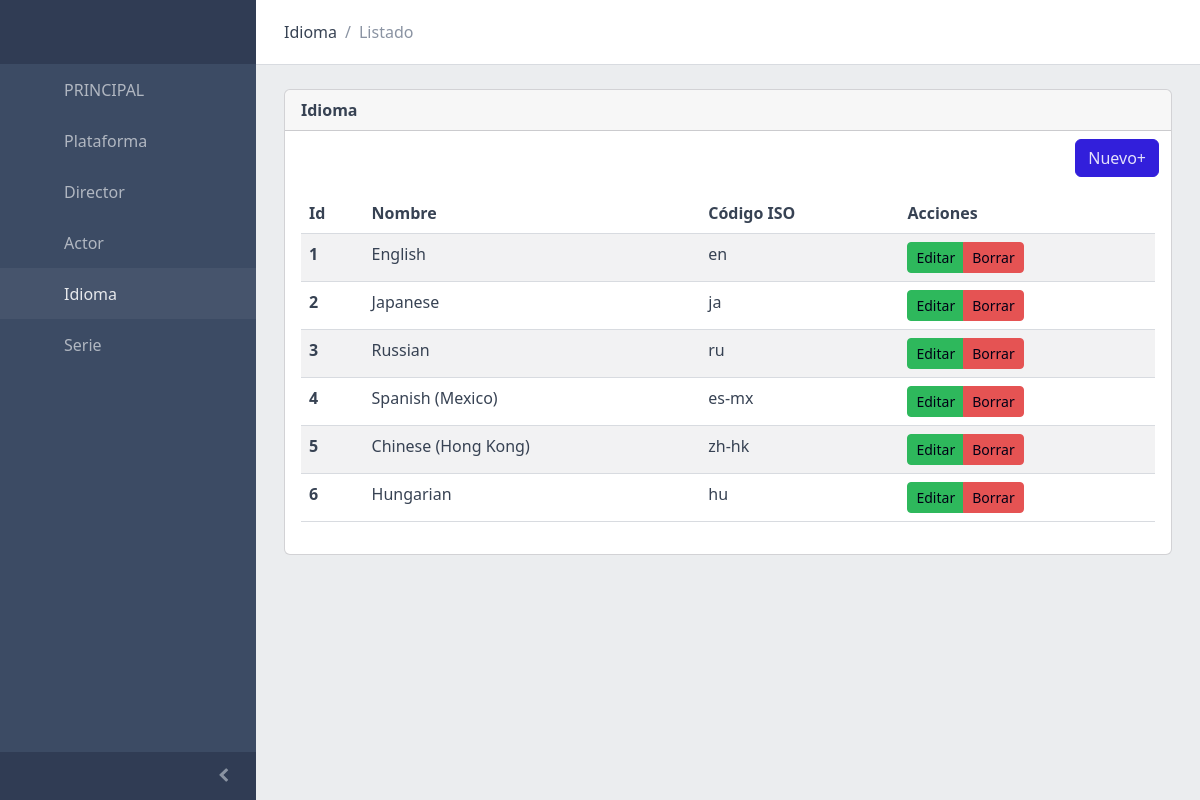
Before: /views/idioma/List.php with the older database file.
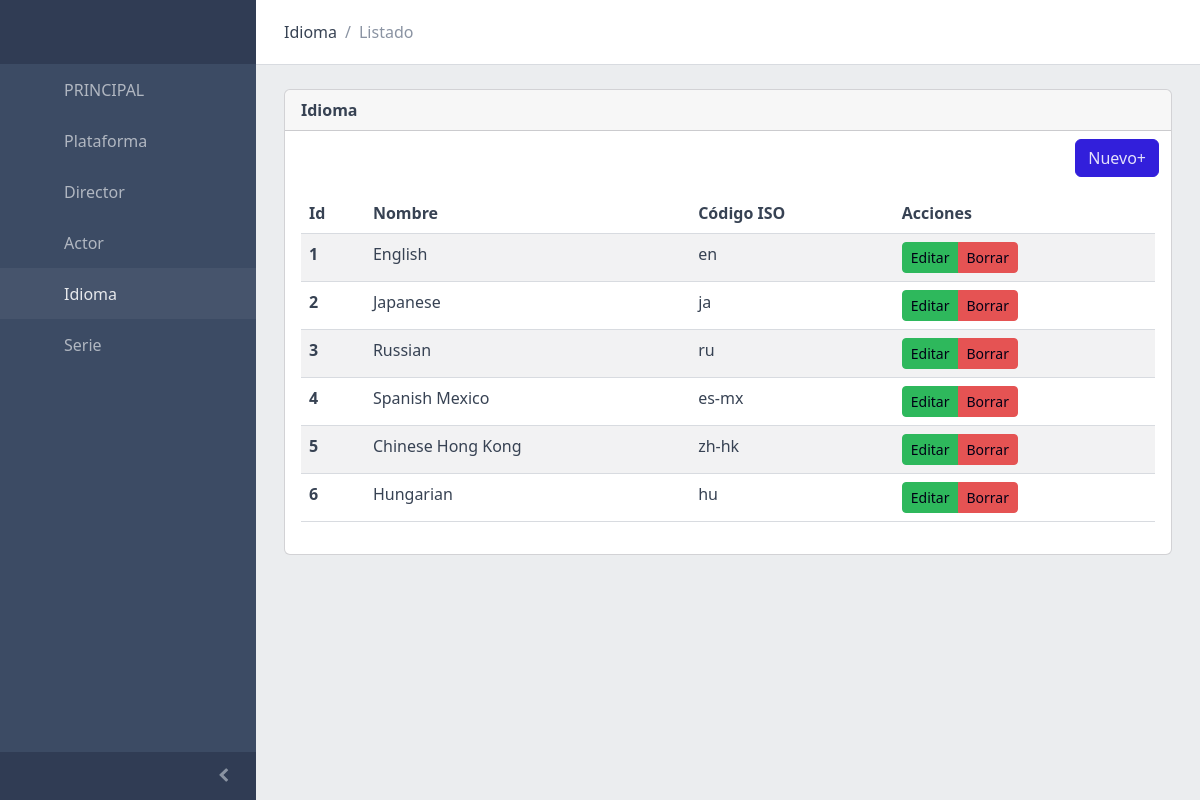
After: the same page with the newer database file.
### tables this page shows
create table language(
    id int auto_increment primary key,
    name varchar(50) not null unique,
    isocode varchar(10) not null unique
);

### models/Language.php (called while the page is built, shortened)
<?php
class Language {
    private $id;
    private $name;
    private $isocode;
    private $connectionDB;
    public function __construct($id=null, $name=null, $isocode=null)
    {
        if($id!=null)
            $this->id = $id;
        if($name!=null)
            $this->name = trim($name);
        if($isocode!=null)
            $this->isocode = trim($isocode);
        $this->connectionDB = new ConnectionDB();
    }
    public function getId()
    {
        return $this->id;
    }
    public function getName()
    {
        return $this->name;
    }
    public function getIsocode()
    {
        return $this->isocode;
    }
    public function getAll()
    {
        $mysqli = $this->connectionDB->initConnectionDb();
        $query = $mysqli->query("SELECT id, name, isocode FROM language order by id asc");
        $listData = [];
        foreach ($query as $item)
        {
            $itemObject = new Language($item['id'],$item['name'],$item['isocode']);
            array_push($listData,$itemObject);
        }
        return $listData;
    }
}
?>

### controllers/LanguageController.php (called while the page is built, shortened)
<?php
require_once(__DIR__.'../../models/Language.php');
    function listLanguage(){
        $model = new Language();
        $languageList = $model->getAll();
        $languageObjectArray = [];
        foreach ($languageList as $languageItem)
        {
            $languageObject = new Language($languageItem->getId(),$languageItem->getName(),$languageItem->getIsocode());
            array_push($languageObjectArray,$languageObject);
        }
        return $languageObjectArray;
    }

### views/idioma/List.php (the view, shortened to what this page needs)
<?php
require_once('../../controllers/LanguageController.php');
$languageList = listLanguage();
?>
<?php
include('../partial/sidebar.php');
?>
<div class="wrapper d-flex flex-column min-vh-100 bg-light">
    <header class="header header-sticky mb-4">
        <div class="container-fluid">
            <nav aria-label="breadcrumb">
                <ol class="breadcrumb my-0 ms-2">
                    <li class="breadcrumb-item">
                        <span>Idioma</span>
                    </li>
                    <li class="breadcrumb-item active"><span>Listado</span></li>
                </ol>
            </nav>
        </div>
    </header>
    <div class="body flex-grow-1 px-3">
        <div class="container-lg">
            <div class="row">
                <div class="col-sm-12 col-lg-12">
                    <div class="card mb-4">
                        <div class="card-header"><strong>Idioma</strong></div>
                        <div class="row">
                            <div class="col-md-6"></div>
                            <div class="col-md-6 text-end pt-2 pe-4">
                                <a href="Form.php" class="btn btn-primary text-end">Nuevo+</a>
                            </div>
                        </div>
                        <div class="card-body">
                            <div class="example">
                                <table class="table table-striped">
                                    <thead>
                                    <tr>
                                        <th scope="col">Id</th>
                                        <th scope="col">Nombre</th>
                                        <th scope="col">Código ISO</th>
                                        <th scope="col">Acciones</th>
                                    </tr>
                                    </thead>
                                    <tbody>
                                    <?php
                                    foreach ($languageList as $languageItem)
                                    {
                                        ?>
                                        <tr>
                                            <th><?php echo $languageItem->getId(); ?></th>
                                            <td><?php echo $languageItem->getName(); ?></td>
                                            <td><?php echo $languageItem->getIsocode(); ?></td>
                                            <td>
                                                <div class="btn-group btn-group-sm" role="group" aria-label="Basic example">
                                                    <a href="Form.php?languageId=<?php echo $languageItem->getId();?>" class="btn btn-success">Editar <i class="bi bi-pencil"></i> </a>
                                                    <button class="btn btn-danger ml-1" type="button" data-coreui-toggle="modal" data-coreui-target="#exampleModalCenter<?php echo $languageItem->getId();?>">Borrar <i class="bi bi-trash"></i> </button>
                                                </div>
                                            </td>
                                        </tr>
                                        <?php
                                    }
                                    ?>
                                    </tbody>
                                </table>
                            </div>
                        </div>
                    </div>
                </div>
            </div>
        </div>
    </div>
</div>
<?php
include('../partial/footer.php');
?>

### views/partial/sidebar.php (shortened to what this page needs)
<!DOCTYPE html>
<html lang="en">
<head>
    <?php
    echo '<link href="../partial/vendors/simplebar/css/simplebar.css" media="screen" rel="stylesheet" type="text/css" />';
    echo '<link href="../partial/css/vendors/simplebar.css" media="screen" rel="stylesheet" type="text/css" />';
    echo '<link href="../partial/css/style.css" media="screen" rel="stylesheet" type="text/css" />';
    echo '<link href="../partial/css/examples.css" media="screen" rel="stylesheet" type="text/css" />';
    echo '<link href="../partial/css/select2.min.css" rel="stylesheet" type="text/css" />';
    ?>
</head>
<body>
<div class="sidebar sidebar-dark sidebar-fixed" id="sidebar">
    <div class="sidebar-brand d-none d-md-flex">
        <svg class="sidebar-brand-full" width="118" height="46" alt="CoreUI Logo">
            <use xlink:href="assets/brand/coreui.svg#full"></use>
        </svg>
    </div>
    <ul class="sidebar-nav" data-coreui="navigation" data-simplebar="">
        <li class="nav-item"><a class="nav-link" href="../index.php">
                <svg class="nav-icon">
                    <use xlink:href="vendors/@coreui/icons/svg/free.svg#cil-speedometer"></use>
                </svg> PRINCIPAL</a></li>
        <li class="nav-item"><a class="nav-link" href="../platform/List.php">
                <svg class="nav-icon">
                    <use xlink:href="vendors/@coreui/icons/svg/free.svg#cil-puzzle"></use>
                </svg> Plataforma</a>
        </li>
        <li class="nav-item"><a class="nav-link" href="../director/List.php">
                <svg class="nav-icon">
                    <use xlink:href="vendors/@coreui/icons/svg/free.svg#cil-cursor"></use>
                </svg> Director</a>
        </li>
        <li class="nav-item"><a class="nav-link" href="../actor/List.php">
                <svg class="nav-icon">
                    <use xlink:href="vendors/@coreui/icons/svg/free.svg#cil-notes"></use>
                </svg> Actor</a>
        </li>
        <li class="nav-item"><a class="nav-link" href="../idioma/List.php">
                <svg class="nav-icon">
                    <use xlink:href="vendors/@coreui/icons/svg/free.svg#cil-star"></use>
                </svg> Idioma</a>
        </li>
        <li class="nav-item"><a class="nav-link" href="../serie/List.php">
                <svg class="nav-icon">
                    <use xlink:href="vendors/@coreui/icons/svg/free.svg#cil-bell"></use>
                </svg> Serie</a>
        </li>
    </ul>
    <button class="sidebar-toggler" type="button" data-coreui-toggle="unfoldable"></button>
</div>

### views/partial/footer.php (shortened to what this page needs)
</body>
</html>

Changed rows visible on the page:
changed language "es-mx": name "Spanish (Mexico)" → "Spanish Mexico"
changed language "zh-hk": name "Chinese (Hong Kong)" → "Chinese Hong Kong"
